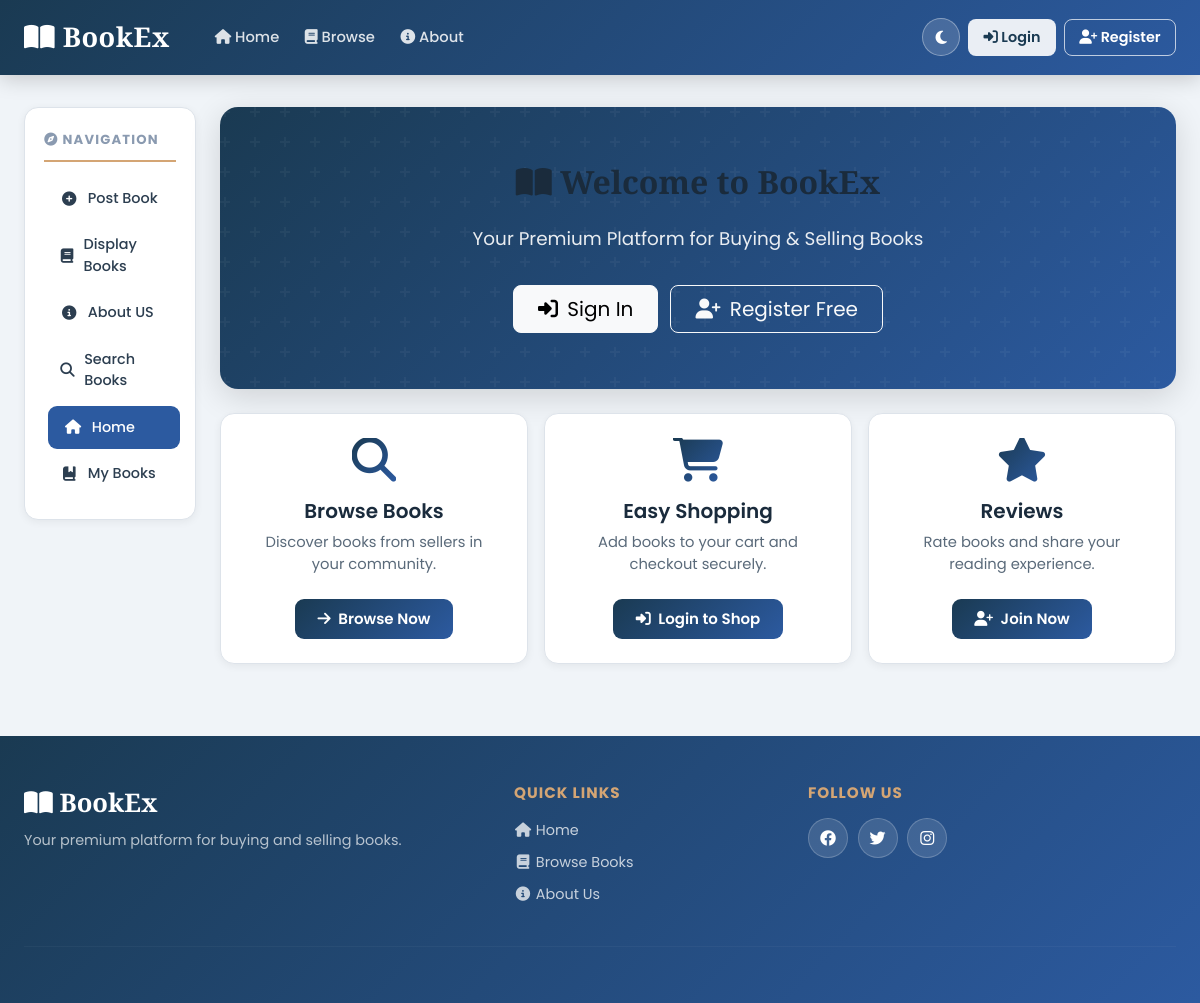
The page / on the database its author committed.
### bookMng/models.py (models this page shows, shortened)
class MainMenu(models.Model):
    item = models.CharField(max_length=300, unique=True)
    link = models.CharField(max_length=300, unique=True)

### bookMng/views.py (the view)
# urls.py: path('', views.index, name='index'),
def index(request):
    return render(request,
                  'bookMng/index.html',
                  {
                      'item_list': MainMenu.objects.all()
                  })

### bookEx/templates/bookMng/index.html (shortened to what this page needs)
{% extends "base.html" %}
{% load static %}
{% block sidenav %}
{% for item in item_list %}
<li class="nav-item">
   <a class="nav-link sidebar-link" href="{{ item.link }}">
      {% if item.link == "/" %}
      <i class="fas fa-home"></i>
      {% elif item.link == "/postbook" %}
      <i class="fas fa-plus-circle"></i>
      {% elif item.link == "/displaybooks" %}
      <i class="fas fa-book"></i>
      {% elif item.link == "/aboutus" or item.link == "/aboutus/" %}
      <i class="fas fa-info-circle"></i>
      {% elif item.link == "/searchbooks" or item.link == "/searchbooks/" %}
      <i class="fas fa-search"></i>
      {% elif item.link == "/mybooks" %}
      <i class="fas fa-book-bookmark"></i>
      {% elif item.link == "/inbox" or item.link == "/inbox/" %}
      <i class="fas fa-envelope"></i>
      {% else %}
      <i class="fas fa-link"></i>
      {% endif %}
      {{ item.item }}
   </a>
</li>
{% endfor %}
{% endblock sidenav %}
{% block content %}
<div class="hero-section mb-4">
   <h1 class="hero-title"><i class="fas fa-book-open"></i> Welcome to BookEx</h1>
   <p class="hero-subtitle">Your Premium Platform for Buying &amp; Selling Books</p>
   {% if not user.is_authenticated %}
   <div class="hero-buttons">
      <a href="{% url 'login' %}" class="btn btn-light btn-lg px-4">
         <i class="fas fa-sign-in-alt me-1"></i> Sign In
      </a>
      <a href="/register" class="btn btn-outline-light btn-lg px-4">
         <i class="fas fa-user-plus me-1"></i> Register Free
      </a>
   </div>
   {% else %}
   <p class="hero-welcome">Welcome back, <strong>{{ user.username }}</strong>! Ready to explore?</p>
   {% endif %}
</div>
<div class="row g-3 mb-4">
   <div class="col-md-4">
      <div class="card feature-card h-100">
         <div class="card-body text-center py-4">
            <i class="fas fa-search feature-icon mb-3"></i>
            <h5 class="card-title">Browse Books</h5>
            <p class="card-text">Discover books from sellers in your community.</p>
            <a href="/displaybooks" class="btn btn-primary btn-sm mt-2">
               <i class="fas fa-arrow-right me-1"></i> Browse Now
            </a>
         </div>
      </div>
   </div>
   <div class="col-md-4">
      <div class="card feature-card h-100">
         <div class="card-body text-center py-4">
            <i class="fas fa-shopping-cart feature-icon mb-3"></i>
            <h5 class="card-title">Easy Shopping</h5>
            <p class="card-text">Add books to your cart and checkout securely.</p>
            {% if user.is_authenticated %}
            <a href="/displaybooks" class="btn btn-primary btn-sm mt-2">
               <i class="fas fa-cart-plus me-1"></i> Shop Now
            </a>
            {% else %}
            <a href="{% url 'login' %}" class="btn btn-primary btn-sm mt-2">
               <i class="fas fa-sign-in-alt me-1"></i> Login to Shop
            </a>
            {% endif %}
         </div>
      </div>
   </div>
   <div class="col-md-4">
      <div class="card feature-card h-100">
         <div class="card-body text-center py-4">
            <i class="fas fa-star feature-icon mb-3"></i>
            <h5 class="card-title">Reviews</h5>
            <p class="card-text">Rate books and share your reading experience.</p>
            {% if user.is_authenticated %}
            <a href="/displaybooks" class="btn btn-primary btn-sm mt-2">
               <i class="fas fa-star me-1"></i> Leave a Review
            </a>
            {% else %}
            <a href="/register" class="btn btn-primary btn-sm mt-2">
               <i class="fas fa-user-plus me-1"></i> Join Now
            </a>
            {% endif %}
         </div>
      </div>
   </div>
</div>
{% endblock content %}

### bookEx/static/main.css (style rules this page uses)
:root { --brand-gradient: linear-gradient(135deg, #1a3a52 0%, #2c5aa0 100%); --brand-dark: #1a3a52; --brand-mid: #2c5aa0; --brand-gold: #d4a574; --bg-body: #f0f4f8; --bg-surface: #ffffff; --bg-surface-2: #f8f9fa; --text-primary: #1a2b3c; --text-secondary: #5a6a7a; --text-muted: #8a9ab0; --border-color: #dde3ea; --shadow-sm: 0 2px 8px rgba(0, 0, 0, .06); --shadow-md: 0 4px 18px rgba(0, 0, 0, .10); --shadow-lg: 0 8px 32px rgba(0, 0, 0, .14); --sidebar-bg: #ffffff; --sidebar-link: #2c3e50; --sidebar-hover: #eef2f7; --input-bg: #ffffff; --input-border: #ced4da; --input-focus: #2c5aa0; --nav-dropdown-bg: #1c3d5a; --cart-bg: var(--brand-gradient); --footer-bg: var(--brand-gradient); --footer-text: rgba(255, 255, 255, .85); }
*, *::before, *::after { box-sizing: border-box; margin: 0; padding: 0; }
html { scroll-behavior: smooth; }
body { font-family: 'Poppins', sans-serif; background-color: var(--bg-body); color: var(--text-primary); min-height: 100vh; display: flex; flex-direction: column; transition: background-color .3s ease, color .3s ease; }
.sidebar-link { color: var(--sidebar-link) !important; font-size: .9rem; font-weight: 500; padding: .65rem 1rem !important; border-radius: 9px; transition: all .25s ease; display: flex; align-items: center; gap: .6rem; }
.sidebar-link:hover, .sidebar-link.active { background: var(--brand-mid) !important; color: #fff !important; transform: translateX(4px); text-decoration: none; }
.sidebar-link i { width: 18px; text-align: center; }
.premium-content h1 { font-family: 'Playfair Display', serif; color: var(--text-primary); font-size: 2rem; margin-bottom: 1.5rem; font-weight: 700; }
.card { background: var(--bg-surface) !important; border: 1px solid var(--border-color) !important; border-radius: 14px !important; box-shadow: var(--shadow-sm); transition: all .3s ease; overflow: hidden; }
.card-body { padding: 1.75rem; }
.btn-primary { background: var(--brand-gradient) !important; border: none !important; border-radius: 9px !important; font-weight: 600 !important; padding: .55rem 1.4rem !important; transition: all .25s ease !important; color: #fff !important; }
.hero-section { background: var(--brand-gradient); color: #fff; padding: 3.5rem 2.5rem; border-radius: 18px; text-align: center; box-shadow: var(--shadow-lg); position: relative; overflow: hidden; }
.hero-section::before { content: ''; position: absolute; inset: 0; pointer-events: none; }
.hero-title { font-family: 'Playfair Display', serif; font-size: 2.8rem; margin-bottom: .75rem; font-weight: 700; position: relative; }
.hero-subtitle { font-size: 1.15rem; opacity: .9; margin-bottom: 2rem; position: relative; }
.hero-buttons { display: flex; gap: .75rem; justify-content: center; flex-wrap: wrap; position: relative; }
.feature-card { height: 100%; }
.feature-card .card-body { display: flex; flex-direction: column; align-items: center; }
.feature-icon { font-size: 2.8rem; background: var(--brand-gradient); -webkit-background-clip: text; -webkit-text-fill-color: transparent; background-clip: text; margin-bottom: .5rem; }
.feature-card .card-title { color: var(--text-primary); font-weight: 600; }
.feature-card .card-text { color: var(--text-secondary); font-size: .92rem; }

### bookEx/static/message_box.css (style rules this page uses)
.btn-primary, .btn-secondary { display: inline-block; width: fit-content; padding: 10px 18px; border: none; border-radius: 8px; cursor: pointer; font-size: 15px; text-decoration: none; }
.btn-primary { background: #2563eb; color: white; }

### rows shown on the page
MainMenu: link "/postbook" (drawn), item "Post Book"
MainMenu: link "/displaybooks" (drawn), item "Display Books"
MainMenu: link "/aboutus" (drawn), item "About US"
MainMenu: link "/searchbooks" (drawn), item "Search Books"
MainMenu: link "/" (drawn), item "Home"
MainMenu: link "/mybooks" (drawn), item "My Books"
